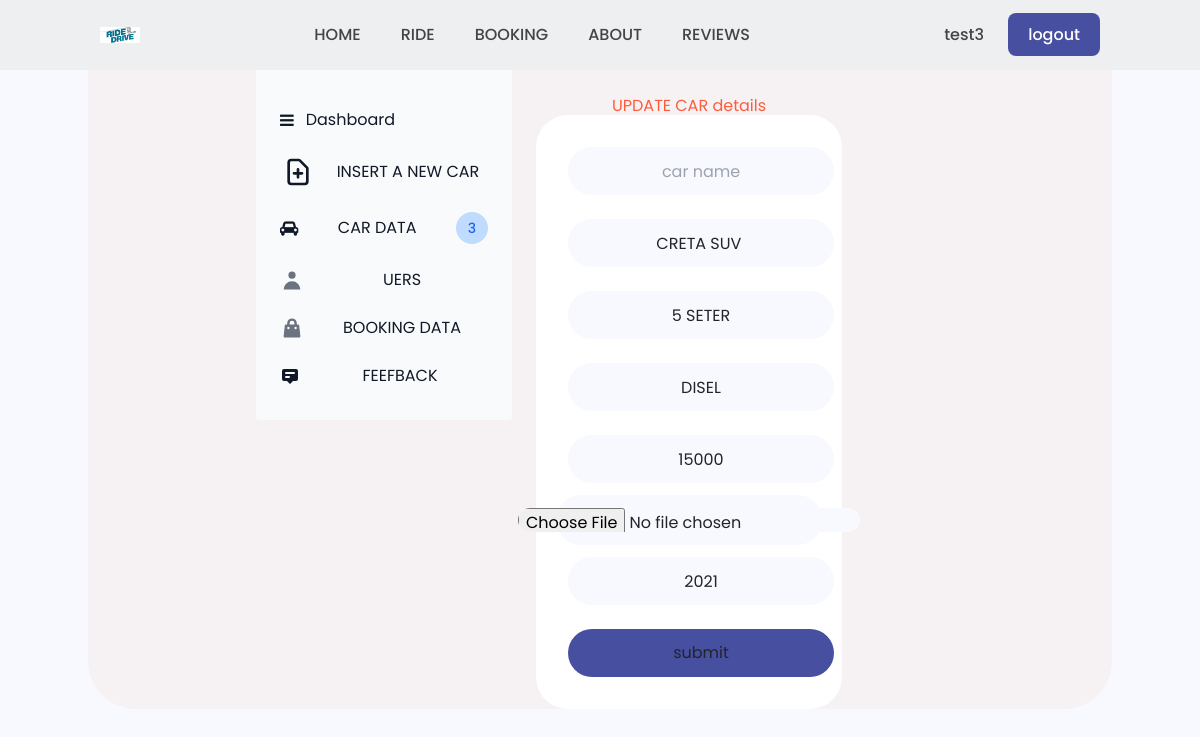
Page /admin/car-update.php?i=4 (signed in) on the earlier database version.
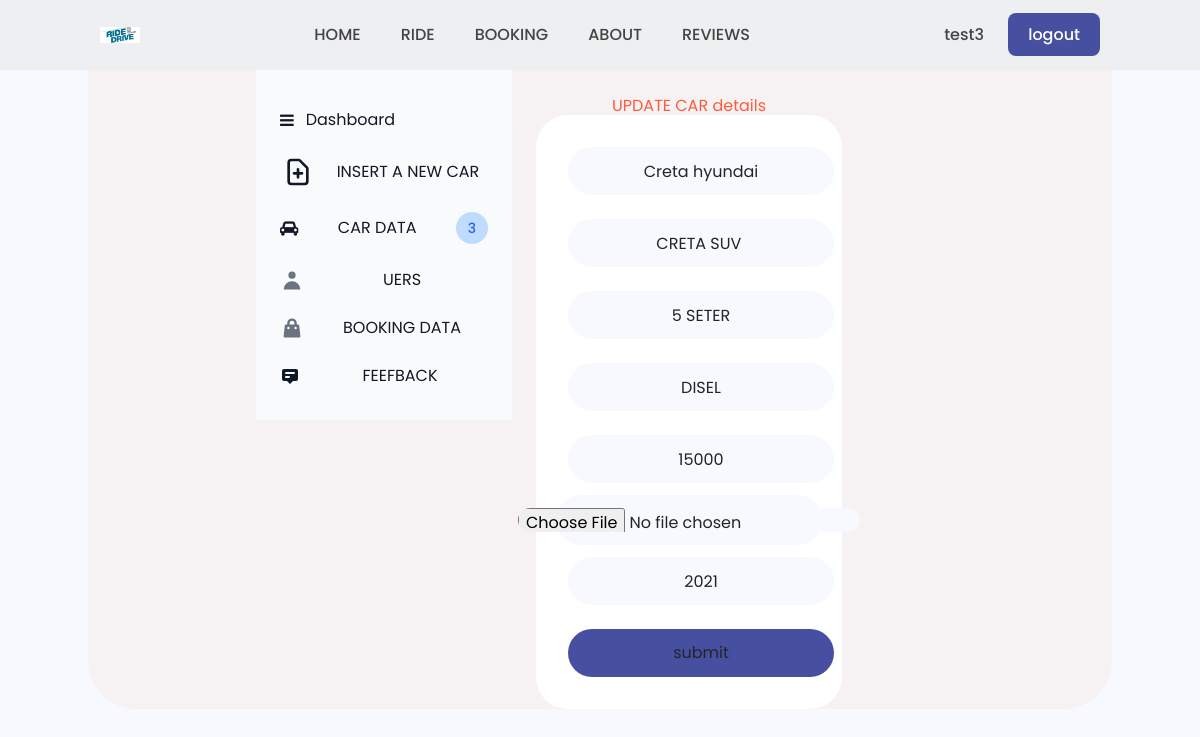
Same page on the later database version.
### tables this page shows
CREATE TABLE `cars` (
  `id` int(38) NOT NULL,
  `name` varchar(255) NOT NULL,
  `model` varchar(255) NOT NULL,
  `type` varchar(255) NOT NULL,
  `fuel` varchar(255) NOT NULL,
  `price` int(38) NOT NULL,
  `img` varchar(2000) NOT NULL,
  `year` int(38) NOT NULL
);

### admin/car-update.php (the view, shortened to what this page needs)
<?php
require_once('../init.php');
	$id = $_GET['i'];
	$sql = "select * from cars where id = ".$id."";
	$res = mysqli_query($conn, $sql);
	$rows = mysqli_fetch_assoc($res);
?>
<!DOCTYPE html>
<html lang="en">
<head>
    <link href="https://cdn.jsdelivr.net/npm/bootstrap@5.0.2/dist/css/bootstrap.min.css" rel="stylesheet">
    <link  rel="stylesheet" href="style.css">
</head>
<body>
    <div class="container">
        <div class="row">
            <div class="col-md-3"><?php include('dashboard.php')?></div>
            <div class="col-md-9 mt-5 pt-5"><h1>UPDATE CAR details</h1>
		<form class="field" action="" method="post">
			<div class="input">
				<input type="text" name="name" value="<?= $rows['name'] ?>" placeholder="car name" required>
			</div>
			<div class="input">
				<input type="text" name="model" value="<?= $rows['model'] ?>" placeholder="model name" required>
			</div>
			<div class="input">
				<input type="text"  name="type" value="<?= $rows['type'] ?>" placeholder="no.of seet in cars" required>
			</div>
			<div class="input">
				<input type="text"  name="fuel" value="<?= $rows['fuel'] ?>" placeholder="fuel" required>
			</div>
			<div class="input">
				<input type="text" name="price" value="<?= $rows['price'] ?>" placeholder="price" required>
			</div>
			<div class="input-file">
				<input type="file" name="img" value="" class="input-file-inside">
			</div>
			<div class="input">
				<input type="text"  name="year" value="<?= $rows['year'] ?>" placeholder="year" required>
			</div>
			<div class="selct">
				<input class="btn" name="submit" type="submit" value="submit">
			</div>
		</form>
	</div>
		</div>
        </div>
</body>
</html>

Differences in the rows shown:
changed cars "CRETA SUV": name (not shown) → "Creta hyundai"
